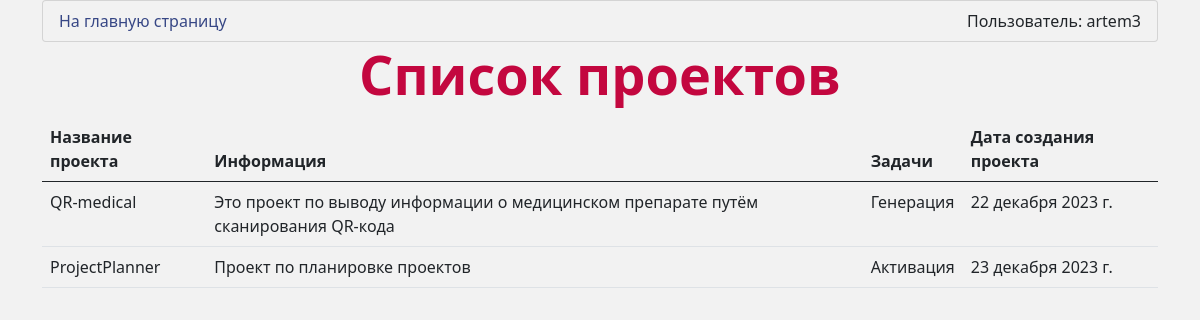
/DAL/article_list/ (signed in), run on the app's committed database.
### DAL/models.py (models this page shows, shortened)
class User(AbstractUser):
    email = models.EmailField(unique=True)  # Сделайте поле email уникальным
    region = models.ForeignKey(Region, on_delete=models.SET_NULL, null=True, blank=True)
    role = models.ForeignKey(Role, on_delete=models.SET_NULL, null=True)
    class Meta:
        verbose_name = 'Сотрудник'
        verbose_name_plural = 'Сотрудники'
    def __str__(self):
        return self.username

class Article(models.Model):
    objects = None
    title = models.CharField(max_length=255)
    author = models.ForeignKey(User, on_delete=models.CASCADE)
    information = models.TextField()
    tasks = models.ForeignKey(Task, on_delete=models.CASCADE)
    release_date = models.DateField()
    class Meta:
        verbose_name = 'Проект'
        verbose_name_plural = 'Проекты'

class Task(models.Model):
    objects = None
    title = models.CharField(max_length=255)
    author = models.ForeignKey(User, on_delete=models.CASCADE, related_name='tasks_created')
    executor = models.ForeignKey(User, on_delete=models.CASCADE, related_name='tasks_executed')
    status = models.CharField(max_length=255)
    information = models.TextField()
    release_date = models.DateField()
    class Meta:
        verbose_name = 'Задача'
        verbose_name_plural = 'Задачи'
    def __str__(self):
        return self.title
    """
    def save(self, *args, **kwargs):
        # Определение, новая ли это задача или обновление существующей
        is_new = self._state.adding
        super().save(*args, **kwargs)

        # Сообщение зависит от того, новая задача или обновление
        if is_new:
            message = f"Новая задача создана: {self.title}"
        else:
            message = f"Задача обновлена: {self.title}"
        send_telegram_message(message)

    def delete(self, *args, **kwargs):
        message = f"Задача удалена: {self.title}"
        super().delete(*args, **kwargs)
        send_telegram_message(message)
    """

### DAL/views.py (the view)
# urls.py: path('article_list/', views.ArticleListView.as_view(), name='article_list'),
class ArticleListView(View):
    template_name = 'registration/article_list.html'
    def get(self, request):
        articles = Article.objects.all()
        return render(request, self.template_name, {'articles': articles})

### DAL/templates/registration/article_list.html (shortened to what this page needs)
{% extends 'base.html' %}
{% block content %}
    <h1>Список проектов</h1>
    <table class="table">
        <thead>
            <tr>
                <th>Название проекта</th>
                <th>Информация</th>
                <th>Задачи</th>
                <th>Дата создания проекта</th>
            </tr>
        </thead>
        <tbody>
            {% for article in articles %}
                <tr>
                    <td>{{ article.title }}</td>
                    <td>{{ article.information }}</td>
                    <td>{{ article.tasks }}</td>
                    <td>{{ article.release_date }}</td>
                </tr>
            {% endfor %}
        </tbody>
    </table>
{% endblock %}

### DAL/templates/base.html (shortened to what this page needs)
{% load static %}
<!DOCTYPE html>
<html lang="en">
<head>
    <link href="https://cdn.jsdelivr.net/npm/bootstrap@5.0.2/dist/css/bootstrap.min.css" rel="stylesheet">
    <link rel="stylesheet" href="{% static 'users/css/main.css' %}">
</head>
<body class="container">
<ul class="list-group">
    <li class="list-group-item">
        <div class="d-flex justify-content-between align-items-center">
                <span><a href="{% url 'home' %}">На главную страницу</a></span>
                Пользователь: {{ user }}
        </div>
    </li>
</ul>
{% block content %}
{% endblock %}
</body>
</html>

### DAL/static/users/css/main.css (style rules this page uses)
h1 { font-size: 54px; font-weight: bold; color: #C3073F; margin-bottom: 10px; text-align: center; }
a { color: #374785; text-decoration: none; transition: color 0.2s, font-size 0.3s; }
body { background-color: #F2F2F2; }
body.container { background-color: #F2F2F2; }
body.container .list-group { background-color: #F2F2F2; }
body.container .list-group li { background-color: #F2F2F2; }

### data on the page
User: is_active+password+username "artem3"
Article: title "QR-medical", information "Это проект по выводу информации о медицинском препарате путём сканирования QR-кода", tasks "Генерация", release_date "22 декабря 2023 г."
Article: title "ProjectPlanner", information "Проект по планировке проектов", tasks "Активация", release_date "23 декабря 2023 г."
